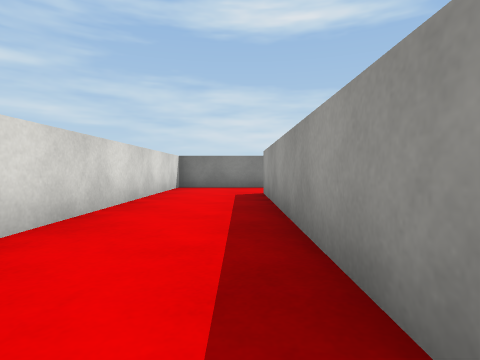
view 1 (above)

24 first-person views from a walk through a scene from a Unity 3-D project. The camera is 0.54 m above the floor, tilts 2° down and sees 80° across. The floor is counted in squares, 1 m on a side. Each view is taken from the middle of a square. On the plan, view 1 faces up. The plan holds only what a view shows up to about 9 squares ahead; the rest is blank. The place goes on beyond the plan. Surface patterns are stand-ins for the level's own textures.

view 2
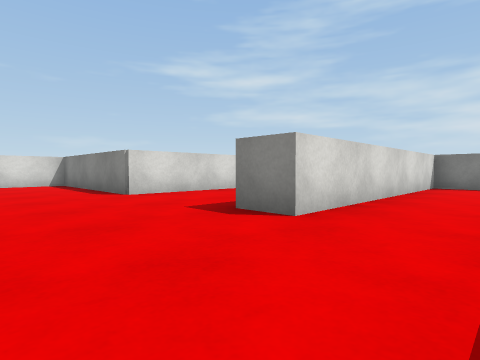

view 3
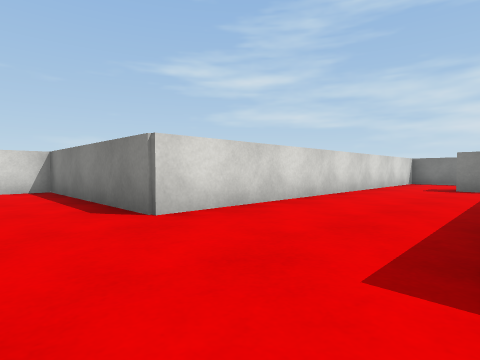

view 4
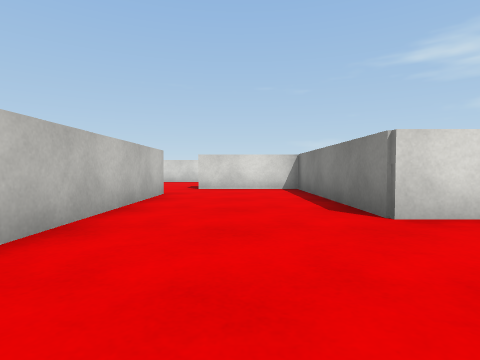

view 5
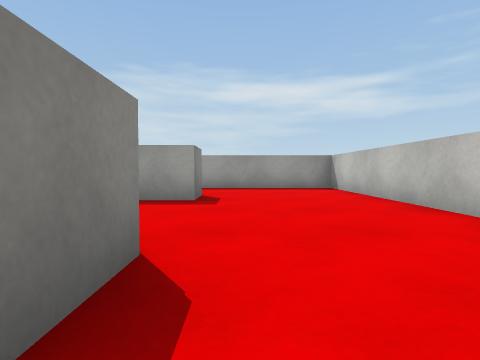

view 6
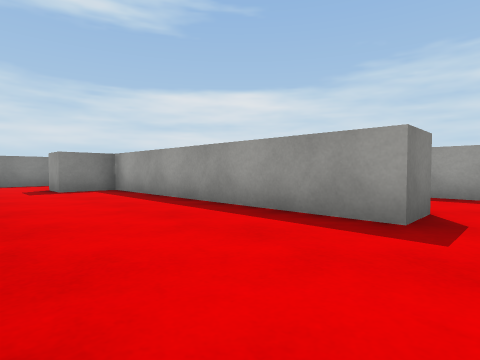

view 7
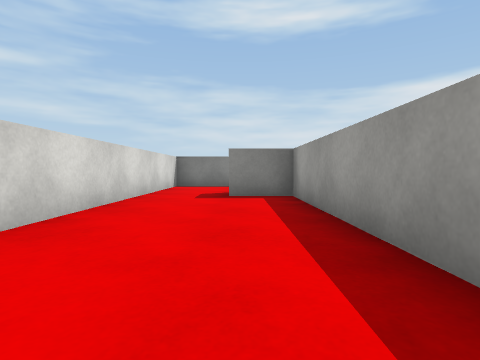

view 8
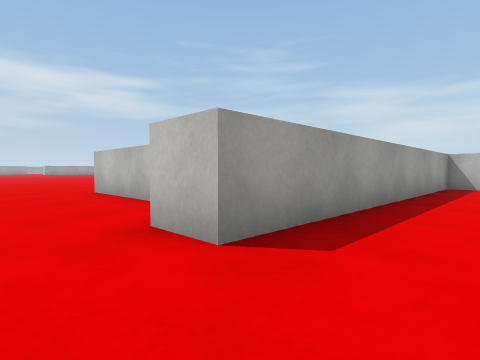

view 9
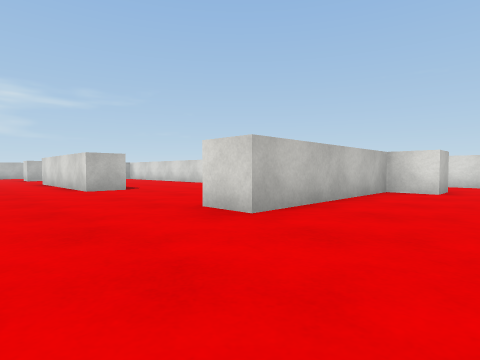

view 10
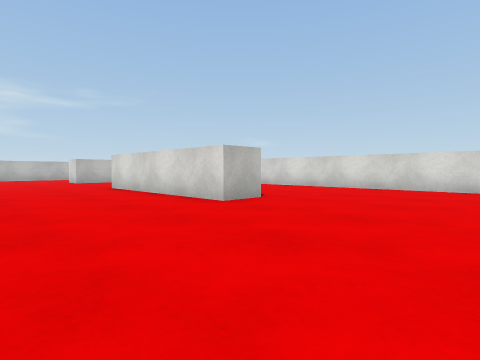

view 11
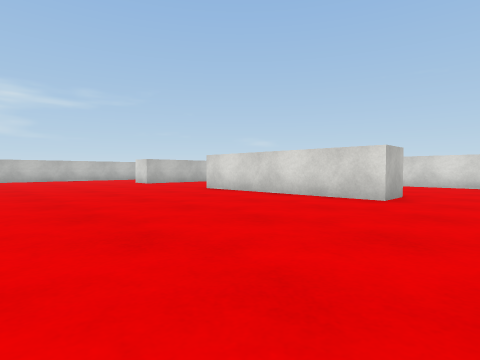

view 12
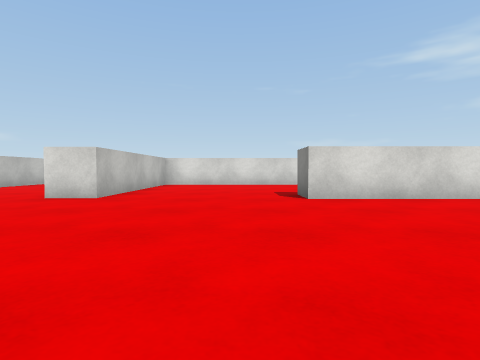

view 13
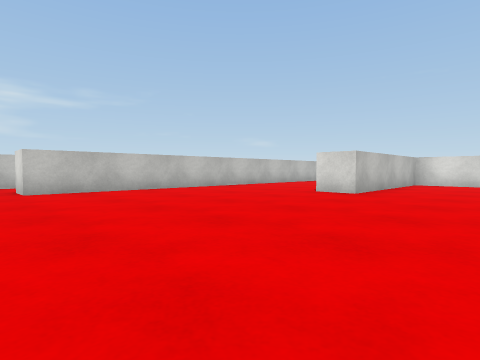

view 14
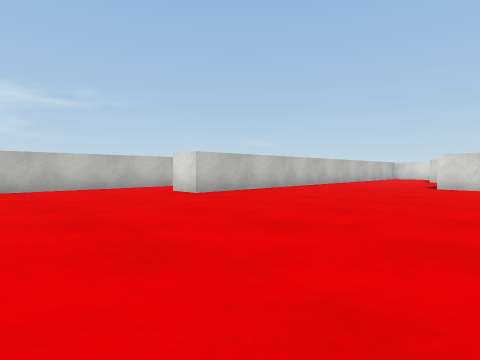

view 15
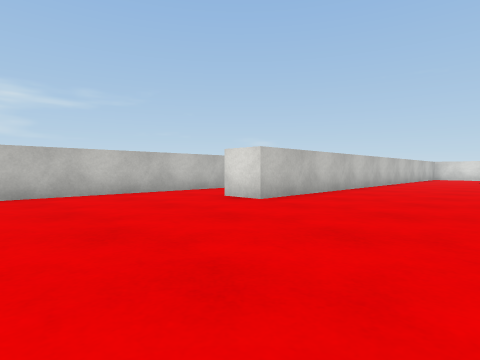

view 16
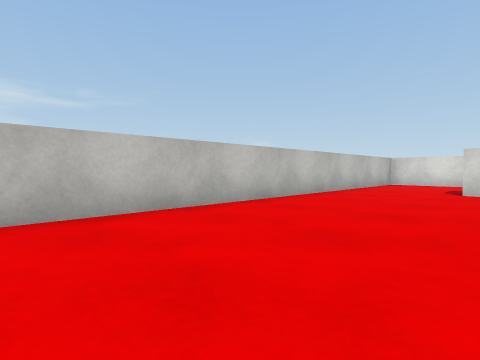

view 17
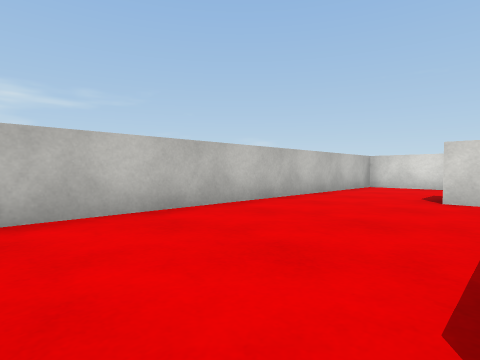

view 18
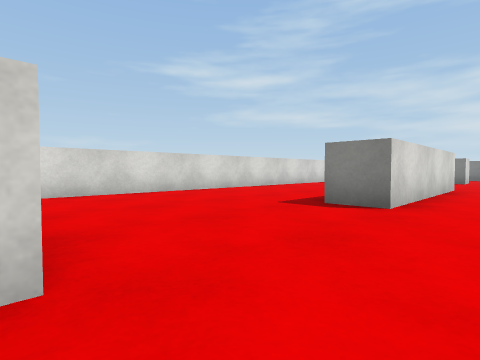

view 19
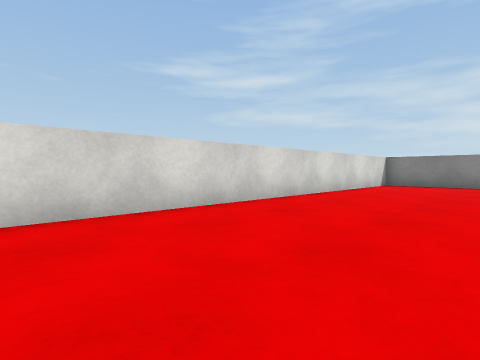

view 20
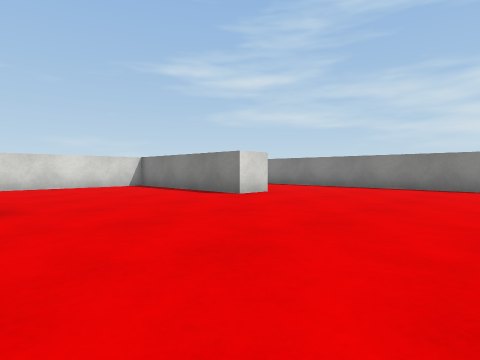

view 21
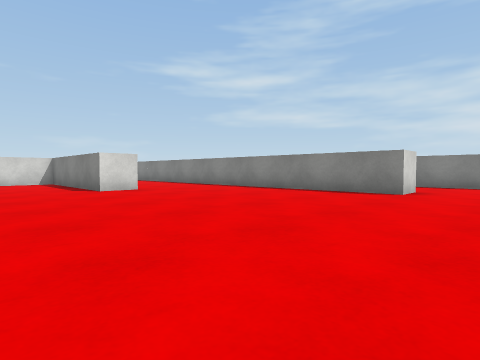

view 22
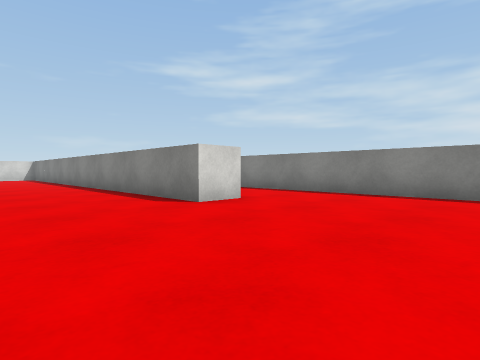

view 23
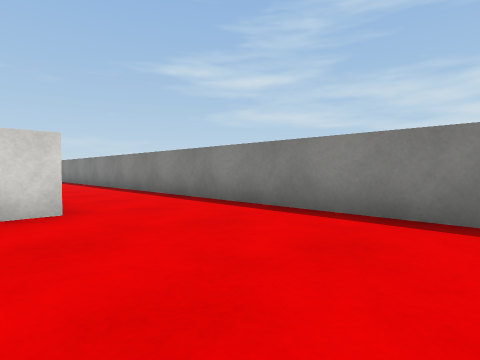

view 24
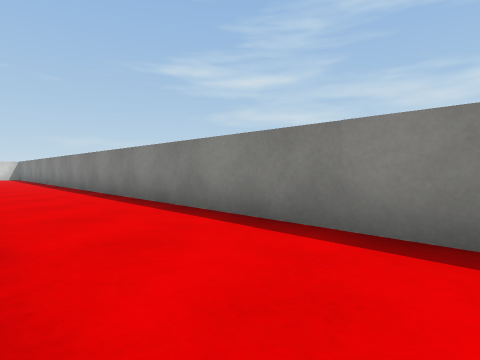

### Floor plan
Points are (right, up) in squares from view 1. A wall is a line through its corners. A room is listed if a view was taken in it or the views show most of it. See-through windows are left out.
Room 1 (views 1, 2, 3, 4, 5, 6, 7, 8)
walls: (-9.5, -1.7) (0.6, -1.7) (0.6, 6.7) (1.6, 6.7); (0.8, 8.9) (-1.9, 8.9) (-1.9, 1.8) (-2.9, 1.8) (-2.9, 8.9) (-4.2, 8.9) (-4.2, 10); (-6.1, 10.6) (-6.1, 1.6) (-11.1, 1.6) (-11.1, -1.2)
ways out: opening at (-10, -1) to room 2; opening at (-5, 10) to room 2; opening at (1.5, 7.5) to room 2
Room 2 (views 9, 10, 11, 12, 13, 14, 15, 16, 17, 18, 19, 20, 21, 22, 23, 24)
walls: (5.6, 0.3) (6.7, 0.3) (6.7, -4.7) (5.6, -4.7); (2.9, -8.7) (6.7, -8.7) (6.7, -9.8); (1.6, 3.4) (1.6, -7.9); (1.6, -10.4) (1.6, -11); (1.6, 6.7) (1.6, 5.6) (6.4, 5.6) (6.4, 4.6) (2.8, 4.6); (-2.3, -11.4) (-2.3, -13.5) (12.1, -13.5) (12.1, -14.5); (10.1, -16.5) (15.5, -16.5); (12.1, 10) (12.1, 8.9) (6.1, 8.9); (15.8, 12.4) (2.8, 12.4); (-6.1, 12.1) (-6.1, 10.6)
ways out: opening at (-10, -1) to room 1; opening at (-5, 10) to room 1; opening at (1.5, 7.5) to room 1; opening at (-11.5, -2.5)

Positions as (right, up) in squares from view 1, and headings:
1: (0, 0), facing up
2: (0, -1), facing up-left
3: (-3, 0), facing up-left
4: (-3, 0), facing left
5: (-8, 1), facing right
6: (-6, 1), facing up-right
7: (-4, 3), facing up
8: (-1, 8), facing down-right
9: (9, 8), facing down-left
10: (10, 4), facing down-left
11: (12, 2), facing down-left
12: (12, -6), facing left
13: (13, -6), facing down-left
14: (16, -8), facing down-left
15: (16, -10), facing down-left
16: (9, -10), facing down-left
17: (7, -10), facing down-left
18: (8, -9), facing up-left
19: (5, -6), facing up-left
20: (11, 0), facing up-left
21: (14, 2), facing up-left
22: (16, 6), facing up-left
23: (16, 9), facing up-left
24: (13, 10), facing up-left
